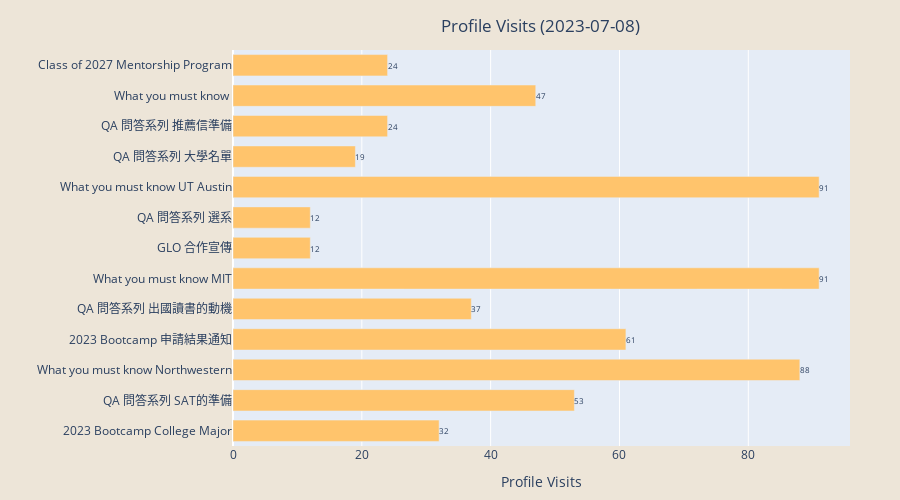

Source (notebook cell):
### Code cell
# Profile Visits 
plt.figure(figsize=(10,6))
plt.barh(df["label"], width = df["profile_visits"], color = "#FFC46C") 
plt.title("Profile Visits " + f"({date.today()})")
plt.xlabel("Number of Profile Visits")
plt.rcParams['axes.facecolor'] = "#EDE5D8"
for index, value in enumerate(df["profile_visits"]):
    plt.text(value, index,
             str(value), fontsize = 8)
#plt.savefig(f'profile_visits_{date_format}.png', bbox_inches='tight')
#plt.show()

# Convert the Matplotlib bar plot to Plotly-compatible traces
data = go.Bar(
    y=df["label"],
    x=df["profile_visits"],
    orientation='h',
    marker=dict(color="#FFC46C"),
    name="Profile Visits"
)

# Create the layout for the plot
layout = go.Layout(
    title=dict(
    text="Profile Visits " + f"({date.today()})",
    x=0.6,  # Set the x-position of the title to the center of the plot
    y=0.96   # Set the y-position of the title (0 is the top, 1 is the bottom)
    ),
    xaxis=dict(title="Profile Visits"),
    yaxis=dict(title=""),
    paper_bgcolor="#EDE5D8",
    yaxis_tickfont=dict(size=12),
    bargap=0.3,
    height = 500,
    margin=dict(l=50, r=50, t=50, b=50)
)

# Create the Figure object and add the data and layout
profile_visits_fig = go.Figure(data=data, layout=layout)

# Add text annotations to the bars
for i, value in enumerate(df["profile_visits"]):
    profile_visits_fig.add_annotation(
        x=value,
        y=df["label"][i],
        text="     " + str(value),
        font=dict(size=8),
        showarrow=False
    )

# Display the interactive plot
profile_visits_fig.show()
profile_visits_fig.write_image(f'profile_visits_{date_format}.jpeg', width = 1000, height = 500)

### Figure 1 — Plotly figure (JSON) as saved in the notebook; plotly's stock layout.template omitted (floating-point values rounded to 4 significant figures)
{"data": [{"marker": {"color": "#FFC46C"}, "name": "Profile Visits", "orientation": "h", "type": "bar", "x": [32, 53, 88, 61, 37, 91, 12, 12, 91, 19, 24, 47, 24], "y": ["2023 Bootcamp College Major", "QA 問答系列 SAT的準備", "What you must know Northwestern", "2023 Bootcamp 申請結果通知", "QA 問答系列 出國讀書的動機", "What you must know MIT", "GLO 合作宣傳", "QA 問答系列 選系", "What you must know UT Austin", "QA 問答系列 大學名單", "QA 問答系列 推薦信準備", "What you must know ", "Class of 2027 Mentorship Program"]}], "layout": {"annotations": [{"font": {"size": 8}, "showarrow": false, "text": "     32", "x": 32, "y": "2023 Bootcamp College Major"}, {"font": {"size": 8}, "showarrow": false, "text": "     53", "x": 53, "y": "QA 問答系列 SAT的準備"}, {"font": {"size": 8}, "showarrow": false, "text": "     88", "x": 88, "y": "What you must know Northwestern"}, {"font": {"size": 8}, "showarrow": false, "text": "     61", "x": 61, "y": "2023 Bootcamp 申請結果通知"}, {"font": {"size": 8}, "showarrow": false, "text": "     37", "x": 37, "y": "QA 問答系列 出國讀書的動機"}, {"font": {"size": 8}, "showarrow": false, "text": "     91", "x": 91, "y": "What you must know MIT"}, {"font": {"size": 8}, "showarrow": false, "text": "     12", "x": 12, "y": "GLO 合作宣傳"}, {"font": {"size": 8}, "showarrow": false, "text": "     12", "x": 12, "y": "QA 問答系列 選系"}, {"font": {"size": 8}, "showarrow": false, "text": "     91", "x": 91, "y": "What you must know UT Austin"}, {"font": {"size": 8}, "showarrow": false, "text": "     19", "x": 19, "y": "QA 問答系列 大學名單"}, {"font": {"size": 8}, "showarrow": false, "text": "     24", "x": 24, "y": "QA 問答系列 推薦信準備"}, {"font": {"size": 8}, "showarrow": false, "text": "     47", "x": 47, "y": "What you must know "}, {"font": {"size": 8}, "showarrow": false, "text": "     24", "x": 24, "y": "Class of 2027 Mentorship Program"}], "bargap": 0.3, "height": 500, "margin": {"b": 50, "l": 50, "r": 50, "t": 50}, "paper_bgcolor": "#EDE5D8", "title": {"text": "Profile Visits (2023-07-08)", "x": 0.6, "y": 0.96}, "xaxis": {"title": {"text": "Profile Visits"}}, "yaxis": {"tickfont": {"size": 12}, "title": {"text": ""}}}}
